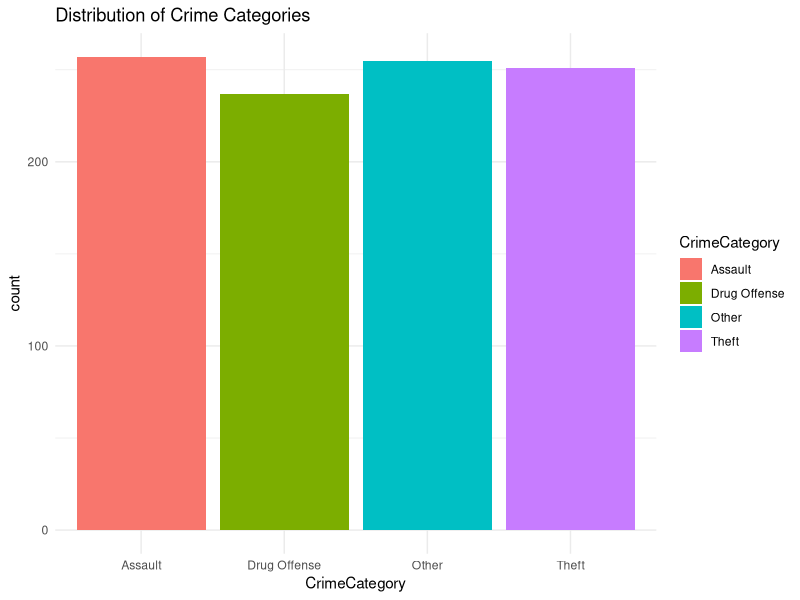
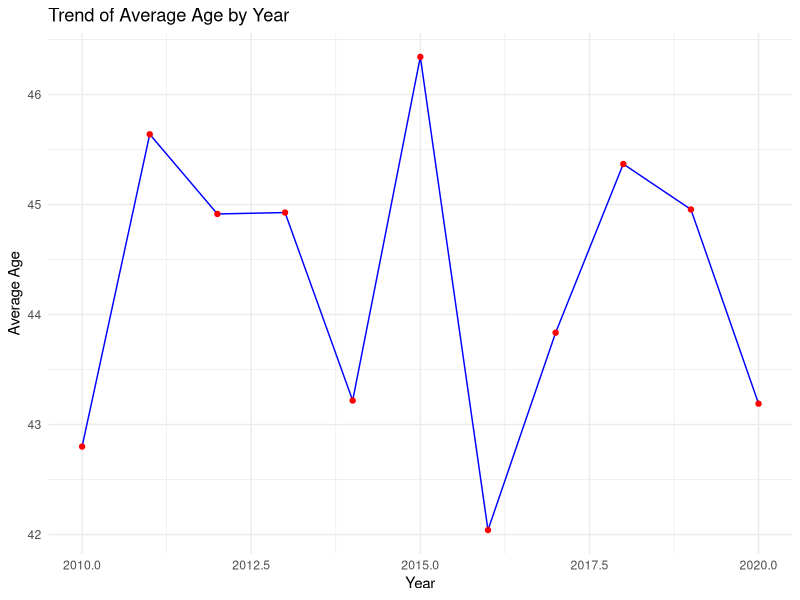
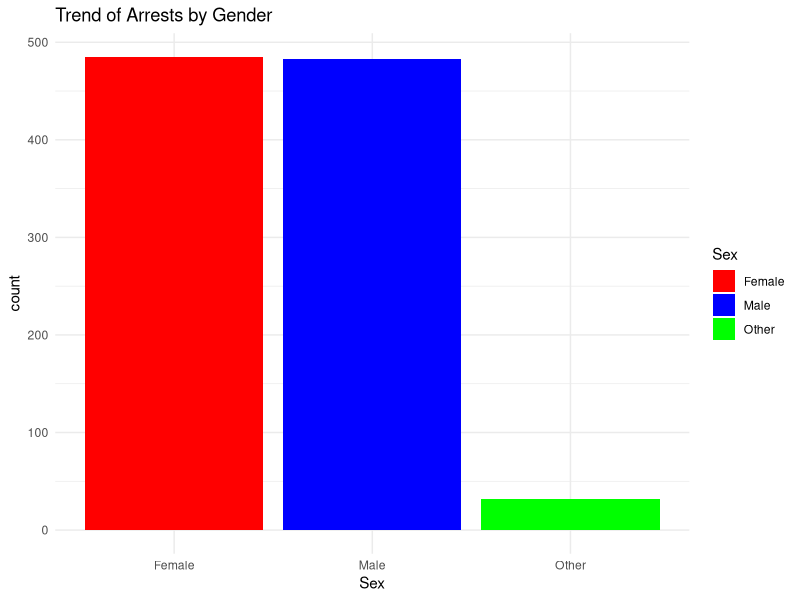

Reproduce these figures in R, in order.
#### Preamble ####
# Purpose: Simulates a dataset reflecting the structure of the "Police Annual Statistical Report - Arrested and Charged Persons."
# Author: Abdul Ahad Qureshi
# Date: 25 January 2023 
# Contact: ahad.qureshi@mail.utoronto.ca
# License: MIT



#### Workspace setup ####
library(dplyr)
library(ggplot2)

# Simulate Data
set.seed(123)  # Setting seed for reproducibility

n <- 1000  # Number of observations

# Simulating data based on the dataset structure
data <- data.frame(
  Division = sample(1:17, n, replace = TRUE),  # Assuming 17 police divisions
  Neighbourhood = sample(paste("Neighbourhood", 1:140), n, replace = TRUE),  # Assuming 140 neighbourhoods
  Sex = sample(c("Male", "Female", "Other"), n, replace = TRUE, prob = c(0.48, 0.48, 0.04)),
  Age = sample(18:70, n, replace = TRUE),  # Age range from 18 to 70
  CrimeCategory = sample(c("Theft", "Assault", "Drug Offense", "Other"), n, replace = TRUE),
  CrimeSubtype = sample(c("Subtype1", "Subtype2", "Subtype3"), n, replace = TRUE)  # Placeholder subtypes
)
# Simulating Year data
years <- seq(2010, 2020)  # Example year range
data$Year <- sample(years, n, replace = TRUE)

# Basic Data Exploration
summary(data)
table(data$Neighbourhood)
table(data$CrimeCategory)

# Visualization
# Distribution of Crime Categories
ggplot(data, aes(x = CrimeCategory, fill = CrimeCategory)) +
  geom_bar() +
  theme_minimal() +
  labs(title = "Distribution of Crime Categories")

# Analyzing Trends
# Calculating average age by year
age_trend <- data %>%
  group_by(Year) %>%
  summarize(AverageAge = mean(Age))

# Plotting the trend of age by year
ggplot(age_trend, aes(x = Year, y = AverageAge)) +
  geom_line(color = "blue") +
  geom_point(color = "red") +
  theme_minimal() +
  labs(title = "Trend of Average Age by Year",
       x = "Year",
       y = "Average Age")

# Trend of Arrests by Gender
ggplot(data, aes(x = Sex, fill = Sex)) +
  geom_bar() +
  scale_fill_manual(values = c("Male" = "blue", "Female" = "red", "Other" = "green")) +
  theme_minimal() +
  labs(title = "Trend of Arrests by Gender")

